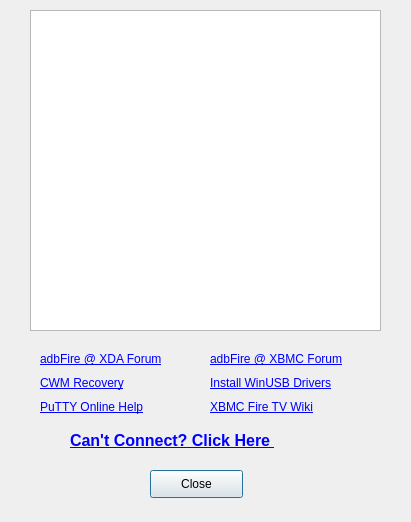
<?xml version="1.0" encoding="UTF-8"?>
<ui version="4.0">
 <class>helpDialog</class>
 <widget class="QDialog" name="helpDialog">
  <property name="geometry">
   <rect>
    <x>0</x>
    <y>0</y>
    <width>411</width>
    <height>522</height>
   </rect>
  </property>
  <property name="windowTitle">
   <string>adbFire help</string>
  </property>
  <property name="modal">
   <bool>false</bool>
  </property>
  <widget class="QTextBrowser" name="textBrowser">
   <property name="geometry">
    <rect>
     <x>30</x>
     <y>10</y>
     <width>351</width>
     <height>321</height>
    </rect>
   </property>
   <property name="html">
    <string>&lt;!DOCTYPE HTML PUBLIC &quot;-//W3C//DTD HTML 4.0//EN&quot; &quot;http://www.w3.org/TR/REC-html40/strict.dtd&quot;&gt;
&lt;html&gt;&lt;head&gt;&lt;meta name=&quot;qrichtext&quot; content=&quot;1&quot; /&gt;&lt;style type=&quot;text/css&quot;&gt;
p, li { white-space: pre-wrap; }
&lt;/style&gt;&lt;/head&gt;&lt;body style=&quot; font-family:'MS Shell Dlg 2'; font-size:7.8pt; font-weight:400; font-style:normal;&quot;&gt;
&lt;p style=&quot;-qt-paragraph-type:empty; margin-top:0px; margin-bottom:0px; margin-left:0px; margin-right:0px; -qt-block-indent:0; text-indent:0px; font-family:'.Lucida Grande UI'; font-size:13pt;&quot;&gt;&lt;br /&gt;&lt;/p&gt;&lt;/body&gt;&lt;/html&gt;</string>
   </property>
  </widget>
  <widget class="QPushButton" name="pushButton">
   <property name="geometry">
    <rect>
     <x>150</x>
     <y>470</y>
     <width>93</width>
     <height>28</height>
    </rect>
   </property>
   <property name="text">
    <string>Close</string>
   </property>
  </widget>
  <widget class="QWidget" name="layoutWidget">
   <property name="geometry">
    <rect>
     <x>40</x>
     <y>350</y>
     <width>138</width>
     <height>66</height>
    </rect>
   </property>
   <layout class="QVBoxLayout" name="verticalLayout">
    <item>
     <widget class="QLabel" name="label_7">
      <property name="text">
       <string>&lt;a href=&quot;http://forum.xda-developers.com/showthread.php?t=2786505&quot;&gt;adbFire @ XDA Forum&lt;/a&gt;</string>
      </property>
      <property name="openExternalLinks">
       <bool>true</bool>
      </property>
      <property name="textInteractionFlags">
       <set>Qt::LinksAccessibleByMouse|Qt::TextSelectableByMouse</set>
      </property>
     </widget>
    </item>
    <item>
     <widget class="QLabel" name="label_9">
      <property name="text">
       <string>&lt;html&gt;&lt;head/&gt;&lt;body&gt;&lt;p&gt;&lt;a href=&quot;http://forum.xda-developers.com/fire-tv/development/recovery-cwm-recovery-6-0-5-0-0-t2882336/post55591488&quot;&gt;&lt;span style=&quot; text-decoration: underline; color:#0000ff;&quot;&gt;CWM Recovery&lt;/span&gt;&lt;/a&gt;&lt;/p&gt;&lt;/body&gt;&lt;/html&gt;</string>
      </property>
      <property name="openExternalLinks">
       <bool>true</bool>
      </property>
      <property name="textInteractionFlags">
       <set>Qt::LinksAccessibleByMouse|Qt::TextSelectableByMouse</set>
      </property>
     </widget>
    </item>
    <item>
     <widget class="QLabel" name="label_10">
      <property name="text">
       <string>&lt;html&gt;&lt;head/&gt;&lt;body&gt;&lt;p&gt;&lt;a href=&quot;http://www.chiark.greenend.org.uk/~sgtatham/putty/docs.html&quot;&gt;&lt;span style=&quot; text-decoration: underline; color:#0000ff;&quot;&gt;PuTTY Online Help&lt;/span&gt;&lt;/a&gt;&lt;/p&gt;&lt;/body&gt;&lt;/html&gt;</string>
      </property>
      <property name="openExternalLinks">
       <bool>true</bool>
      </property>
      <property name="textInteractionFlags">
       <set>Qt::LinksAccessibleByMouse|Qt::TextSelectableByMouse</set>
      </property>
     </widget>
    </item>
   </layout>
  </widget>
  <widget class="QWidget" name="layoutWidget">
   <property name="geometry">
    <rect>
     <x>210</x>
     <y>350</y>
     <width>150</width>
     <height>66</height>
    </rect>
   </property>
   <layout class="QVBoxLayout" name="verticalLayout_2">
    <item>
     <widget class="QLabel" name="label_6">
      <property name="text">
       <string>&lt;a href=&quot;http://forum.xbmc.org/showthread.php?tid=198873&quot;&gt;adbFire @ XBMC Forum&lt;/a&gt;</string>
      </property>
      <property name="openExternalLinks">
       <bool>true</bool>
      </property>
      <property name="textInteractionFlags">
       <set>Qt::LinksAccessibleByMouse|Qt::TextSelectableByMouse</set>
      </property>
     </widget>
    </item>
    <item>
     <widget class="QLabel" name="label_11">
      <property name="text">
       <string>&lt;html&gt;&lt;head/&gt;&lt;body&gt;&lt;p&gt;&lt;a href=&quot;http://www.jocala.com/usbdriver/index.html&quot;&gt;&lt;span style=&quot; text-decoration: underline; color:#0000ff;&quot;&gt;Install WinUSB Drivers&lt;/span&gt;&lt;/a&gt;&lt;/p&gt;&lt;/body&gt;&lt;/html&gt;</string>
      </property>
      <property name="openExternalLinks">
       <bool>true</bool>
      </property>
      <property name="textInteractionFlags">
       <set>Qt::LinksAccessibleByMouse|Qt::TextSelectableByMouse</set>
      </property>
     </widget>
    </item>
    <item>
     <widget class="QLabel" name="label_5">
      <property name="text">
       <string>&lt;a href=&quot;http://wiki.xbmc.org/index.php?title=Amazon_Fire_TV&quot;&gt;XBMC Fire TV Wiki&lt;/a&gt;</string>
      </property>
      <property name="openExternalLinks">
       <bool>true</bool>
      </property>
      <property name="textInteractionFlags">
       <set>Qt::LinksAccessibleByMouse|Qt::TextSelectableByMouse</set>
      </property>
     </widget>
    </item>
   </layout>
  </widget>
  <widget class="QLabel" name="label_8">
   <property name="geometry">
    <rect>
     <x>70</x>
     <y>430</y>
     <width>281</width>
     <height>21</height>
    </rect>
   </property>
   <property name="text">
    <string>&lt;html&gt;&lt;head/&gt;&lt;body&gt;&lt;p&gt;&lt;a href=&quot;http://jocala.com/connhelp.html&quot;&gt;&lt;span style=&quot; font-size:12pt; font-weight:600; text-decoration: underline; color:#0000ff;&quot;&gt;Can't Connect? Click Here &lt;/span&gt;&lt;/a&gt;&lt;/p&gt;&lt;/body&gt;&lt;/html&gt;</string>
   </property>
   <property name="openExternalLinks">
    <bool>true</bool>
   </property>
   <property name="textInteractionFlags">
    <set>Qt::LinksAccessibleByMouse|Qt::TextSelectableByMouse</set>
   </property>
  </widget>
 </widget>
 <resources/>
 <connections>
  <connection>
   <sender>pushButton</sender>
   <signal>clicked()</signal>
   <receiver>helpDialog</receiver>
   <slot>close()</slot>
   <hints>
    <hint type="sourcelabel">
     <x>162</x>
     <y>262</y>
    </hint>
    <hint type="destinationlabel">
     <x>204</x>
     <y>372</y>
    </hint>
   </hints>
  </connection>
 </connections>
</ui>
